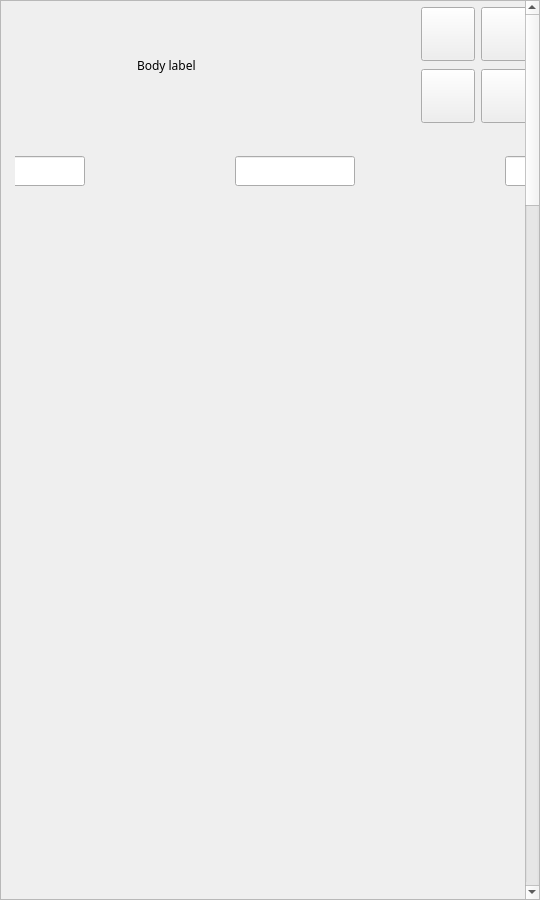
<?xml version="1.0" encoding="UTF-8"?>
<ui version="4.0">
 <class>CardFrame</class>
 <widget class="QWidget" name="CardFrame">
  <property name="geometry">
   <rect>
    <x>0</x>
    <y>0</y>
    <width>540</width>
    <height>900</height>
   </rect>
  </property>
  <property name="minimumSize">
   <size>
    <width>540</width>
    <height>900</height>
   </size>
  </property>
  <property name="maximumSize">
   <size>
    <width>540</width>
    <height>900</height>
   </size>
  </property>
  <property name="sizeIncrement">
   <size>
    <width>0</width>
    <height>0</height>
   </size>
  </property>
  <property name="font">
   <font>
    <family>萝莉体</family>
   </font>
  </property>
  <property name="windowTitle">
   <string>Form</string>
  </property>
  <widget class="SmoothScrollArea" name="SmoothScrollArea">
   <property name="geometry">
    <rect>
     <x>0</x>
     <y>0</y>
     <width>540</width>
     <height>900</height>
    </rect>
   </property>
   <property name="sizePolicy">
    <sizepolicy hsizetype="Expanding" vsizetype="Expanding">
     <horstretch>0</horstretch>
     <verstretch>0</verstretch>
    </sizepolicy>
   </property>
   <property name="minimumSize">
    <size>
     <width>540</width>
     <height>900</height>
    </size>
   </property>
   <property name="maximumSize">
    <size>
     <width>540</width>
     <height>4500</height>
    </size>
   </property>
   <property name="horizontalScrollBarPolicy">
    <enum>Qt::ScrollBarAlwaysOff</enum>
   </property>
   <property name="widgetResizable">
    <bool>false</bool>
   </property>
   <property name="alignment">
    <set>Qt::AlignLeading|Qt::AlignLeft|Qt::AlignVCenter</set>
   </property>
   <widget class="QWidget" name="scrollAreaWidgetContents">
    <property name="geometry">
     <rect>
      <x>0</x>
      <y>0</y>
      <width>538</width>
      <height>4498</height>
     </rect>
    </property>
    <property name="minimumSize">
     <size>
      <width>538</width>
      <height>4498</height>
     </size>
    </property>
    <property name="maximumSize">
     <size>
      <width>538</width>
      <height>4498</height>
     </size>
    </property>
    <widget class="QWidget" name="layoutWidget">
     <property name="geometry">
      <rect>
       <x>3</x>
       <y>3</y>
       <width>542</width>
       <height>1062</height>
      </rect>
     </property>
     <layout class="QGridLayout" name="gridLayout">
      <item row="13" column="0">
       <spacer name="verticalSpacer_7">
        <property name="orientation">
         <enum>Qt::Vertical</enum>
        </property>
        <property name="sizeHint" stdset="0">
         <size>
          <width>515</width>
          <height>0</height>
         </size>
        </property>
       </spacer>
      </item>
      <item row="9" column="0">
       <spacer name="verticalSpacer_5">
        <property name="orientation">
         <enum>Qt::Vertical</enum>
        </property>
        <property name="sizeHint" stdset="0">
         <size>
          <width>515</width>
          <height>0</height>
         </size>
        </property>
       </spacer>
      </item>
      <item row="8" column="0">
       <widget class="ElevatedCardWidget" name="ElevatedCardWidget_5">
        <property name="minimumSize">
         <size>
          <width>520</width>
          <height>120</height>
         </size>
        </property>
        <property name="maximumSize">
         <size>
          <width>520</width>
          <height>120</height>
         </size>
        </property>
       </widget>
      </item>
      <item row="6" column="0">
       <widget class="ElevatedCardWidget" name="ElevatedCardWidget_4">
        <property name="minimumSize">
         <size>
          <width>520</width>
          <height>120</height>
         </size>
        </property>
        <property name="maximumSize">
         <size>
          <width>520</width>
          <height>120</height>
         </size>
        </property>
       </widget>
      </item>
      <item row="3" column="0">
       <spacer name="verticalSpacer_2">
        <property name="orientation">
         <enum>Qt::Vertical</enum>
        </property>
        <property name="sizeHint" stdset="0">
         <size>
          <width>515</width>
          <height>0</height>
         </size>
        </property>
       </spacer>
      </item>
      <item row="1" column="0">
       <spacer name="verticalSpacer_1">
        <property name="orientation">
         <enum>Qt::Vertical</enum>
        </property>
        <property name="sizeHint" stdset="0">
         <size>
          <width>515</width>
          <height>0</height>
         </size>
        </property>
       </spacer>
      </item>
      <item row="12" column="0">
       <widget class="ElevatedCardWidget" name="ElevatedCardWidget_7">
        <property name="minimumSize">
         <size>
          <width>520</width>
          <height>120</height>
         </size>
        </property>
        <property name="maximumSize">
         <size>
          <width>520</width>
          <height>120</height>
         </size>
        </property>
       </widget>
      </item>
      <item row="2" column="0">
       <widget class="ElevatedCardWidget" name="ElevatedCardWidget_2">
        <property name="minimumSize">
         <size>
          <width>520</width>
          <height>120</height>
         </size>
        </property>
        <property name="maximumSize">
         <size>
          <width>520</width>
          <height>120</height>
         </size>
        </property>
        <widget class="QWidget" name="layoutWidget">
         <property name="geometry">
          <rect>
           <x>-50</x>
           <y>0</y>
           <width>660</width>
           <height>118</height>
          </rect>
         </property>
         <layout class="QVBoxLayout" name="verticalLayout">
          <item>
           <spacer name="verticalSpacer">
            <property name="orientation">
             <enum>Qt::Vertical</enum>
            </property>
            <property name="sizeHint" stdset="0">
             <size>
              <width>568</width>
              <height>10</height>
             </size>
            </property>
           </spacer>
          </item>
          <item>
           <layout class="QHBoxLayout" name="horizontalLayout">
            <item>
             <widget class="EditableComboBox" name="EditableComboBox">
              <property name="minimumSize">
               <size>
                <width>120</width>
                <height>30</height>
               </size>
              </property>
              <property name="maximumSize">
               <size>
                <width>120</width>
                <height>30</height>
               </size>
              </property>
             </widget>
            </item>
            <item>
             <spacer name="horizontalSpacer">
              <property name="orientation">
               <enum>Qt::Horizontal</enum>
              </property>
              <property name="sizeHint" stdset="0">
               <size>
                <width>10</width>
                <height>20</height>
               </size>
              </property>
             </spacer>
            </item>
            <item>
             <widget class="IconInfoBadge" name="IconInfoBadge_2">
              <property name="minimumSize">
               <size>
                <width>20</width>
                <height>20</height>
               </size>
              </property>
              <property name="maximumSize">
               <size>
                <width>20</width>
                <height>20</height>
               </size>
              </property>
             </widget>
            </item>
            <item>
             <spacer name="horizontalSpacer_3">
              <property name="orientation">
               <enum>Qt::Horizontal</enum>
              </property>
              <property name="sizeHint" stdset="0">
               <size>
                <width>10</width>
                <height>20</height>
               </size>
              </property>
             </spacer>
            </item>
            <item>
             <widget class="EditableComboBox" name="EditableComboBox_2">
              <property name="minimumSize">
               <size>
                <width>120</width>
                <height>30</height>
               </size>
              </property>
              <property name="maximumSize">
               <size>
                <width>120</width>
                <height>30</height>
               </size>
              </property>
             </widget>
            </item>
            <item>
             <spacer name="horizontalSpacer_5">
              <property name="orientation">
               <enum>Qt::Horizontal</enum>
              </property>
              <property name="sizeHint" stdset="0">
               <size>
                <width>10</width>
                <height>20</height>
               </size>
              </property>
             </spacer>
            </item>
            <item>
             <widget class="IconInfoBadge" name="IconInfoBadge_3">
              <property name="minimumSize">
               <size>
                <width>20</width>
                <height>20</height>
               </size>
              </property>
              <property name="maximumSize">
               <size>
                <width>20</width>
                <height>20</height>
               </size>
              </property>
             </widget>
            </item>
            <item>
             <spacer name="horizontalSpacer_4">
              <property name="orientation">
               <enum>Qt::Horizontal</enum>
              </property>
              <property name="sizeHint" stdset="0">
               <size>
                <width>10</width>
                <height>20</height>
               </size>
              </property>
             </spacer>
            </item>
            <item>
             <widget class="EditableComboBox" name="EditableComboBox_3">
              <property name="minimumSize">
               <size>
                <width>120</width>
                <height>30</height>
               </size>
              </property>
              <property name="maximumSize">
               <size>
                <width>120</width>
                <height>30</height>
               </size>
              </property>
             </widget>
            </item>
           </layout>
          </item>
          <item>
           <spacer name="verticalSpacer_8">
            <property name="orientation">
             <enum>Qt::Vertical</enum>
            </property>
            <property name="sizeHint" stdset="0">
             <size>
              <width>658</width>
              <height>10</height>
             </size>
            </property>
           </spacer>
          </item>
          <item>
           <widget class="PrimarySplitPushButton" name="PrimarySplitPushButton" native="true">
            <property name="minimumSize">
             <size>
              <width>420</width>
              <height>30</height>
             </size>
            </property>
            <property name="maximumSize">
             <size>
              <width>420</width>
              <height>30</height>
             </size>
            </property>
            <property name="text_" stdset="0">
             <string>Primary split push button</string>
            </property>
           </widget>
          </item>
          <item>
           <spacer name="verticalSpacer_9">
            <property name="orientation">
             <enum>Qt::Vertical</enum>
            </property>
            <property name="sizeHint" stdset="0">
             <size>
              <width>618</width>
              <height>10</height>
             </size>
            </property>
           </spacer>
          </item>
         </layout>
        </widget>
       </widget>
      </item>
      <item row="11" column="0">
       <spacer name="verticalSpacer_6">
        <property name="orientation">
         <enum>Qt::Vertical</enum>
        </property>
        <property name="sizeHint" stdset="0">
         <size>
          <width>515</width>
          <height>0</height>
         </size>
        </property>
       </spacer>
      </item>
      <item row="10" column="0">
       <widget class="ElevatedCardWidget" name="ElevatedCardWidget_6">
        <property name="minimumSize">
         <size>
          <width>520</width>
          <height>120</height>
         </size>
        </property>
        <property name="maximumSize">
         <size>
          <width>520</width>
          <height>120</height>
         </size>
        </property>
       </widget>
      </item>
      <item row="4" column="0">
       <widget class="ElevatedCardWidget" name="ElevatedCardWidget_3">
        <property name="minimumSize">
         <size>
          <width>520</width>
          <height>120</height>
         </size>
        </property>
        <property name="maximumSize">
         <size>
          <width>520</width>
          <height>120</height>
         </size>
        </property>
       </widget>
      </item>
      <item row="0" column="0">
       <widget class="ElevatedCardWidget" name="ElevatedCardWidget_1">
        <property name="sizePolicy">
         <sizepolicy hsizetype="Preferred" vsizetype="Preferred">
          <horstretch>0</horstretch>
          <verstretch>0</verstretch>
         </sizepolicy>
        </property>
        <property name="minimumSize">
         <size>
          <width>520</width>
          <height>120</height>
         </size>
        </property>
        <property name="maximumSize">
         <size>
          <width>520</width>
          <height>120</height>
         </size>
        </property>
        <widget class="QWidget" name="layoutWidget">
         <property name="geometry">
          <rect>
           <x>0</x>
           <y>0</y>
           <width>520</width>
           <height>122</height>
          </rect>
         </property>
         <layout class="QGridLayout" name="gridLayout_3">
          <item row="0" column="3">
           <spacer name="horizontalSpacer_2">
            <property name="orientation">
             <enum>Qt::Horizontal</enum>
            </property>
            <property name="sizeHint" stdset="0">
             <size>
              <width>0</width>
              <height>120</height>
             </size>
            </property>
           </spacer>
          </item>
          <item row="0" column="1">
           <spacer name="horizontalSpacer_1">
            <property name="orientation">
             <enum>Qt::Horizontal</enum>
            </property>
            <property name="sizeHint" stdset="0">
             <size>
              <width>0</width>
              <height>120</height>
             </size>
            </property>
           </spacer>
          </item>
          <item row="0" column="2">
           <widget class="BodyLabel" name="BodyLabel">
            <property name="minimumSize">
             <size>
              <width>270</width>
              <height>120</height>
             </size>
            </property>
            <property name="maximumSize">
             <size>
              <width>270</width>
              <height>120</height>
             </size>
            </property>
            <property name="text">
             <string>Body label</string>
            </property>
           </widget>
          </item>
          <item row="0" column="0">
           <widget class="IconInfoBadge" name="IconInfoBadge">
            <property name="minimumSize">
             <size>
              <width>108</width>
              <height>108</height>
             </size>
            </property>
            <property name="maximumSize">
             <size>
              <width>108</width>
              <height>108</height>
             </size>
            </property>
           </widget>
          </item>
          <item row="0" column="4">
           <layout class="QGridLayout" name="gridLayout_2">
            <item row="1" column="1">
             <widget class="TransparentDropDownToolButton" name="TransparentDropDownToolButton_4">
              <property name="minimumSize">
               <size>
                <width>54</width>
                <height>54</height>
               </size>
              </property>
              <property name="maximumSize">
               <size>
                <width>54</width>
                <height>54</height>
               </size>
              </property>
             </widget>
            </item>
            <item row="0" column="0">
             <widget class="TransparentDropDownToolButton" name="TransparentDropDownToolButton_1">
              <property name="minimumSize">
               <size>
                <width>54</width>
                <height>54</height>
               </size>
              </property>
              <property name="maximumSize">
               <size>
                <width>54</width>
                <height>54</height>
               </size>
              </property>
             </widget>
            </item>
            <item row="1" column="0">
             <widget class="TransparentDropDownToolButton" name="TransparentDropDownToolButton_3">
              <property name="minimumSize">
               <size>
                <width>54</width>
                <height>54</height>
               </size>
              </property>
              <property name="maximumSize">
               <size>
                <width>54</width>
                <height>54</height>
               </size>
              </property>
             </widget>
            </item>
            <item row="0" column="1">
             <widget class="TransparentDropDownToolButton" name="TransparentDropDownToolButton_2">
              <property name="minimumSize">
               <size>
                <width>54</width>
                <height>54</height>
               </size>
              </property>
              <property name="maximumSize">
               <size>
                <width>54</width>
                <height>54</height>
               </size>
              </property>
             </widget>
            </item>
           </layout>
          </item>
         </layout>
        </widget>
       </widget>
      </item>
      <item row="7" column="0">
       <spacer name="verticalSpacer_4">
        <property name="orientation">
         <enum>Qt::Vertical</enum>
        </property>
        <property name="sizeHint" stdset="0">
         <size>
          <width>515</width>
          <height>0</height>
         </size>
        </property>
       </spacer>
      </item>
      <item row="14" column="0">
       <widget class="ElevatedCardWidget" name="ElevatedCardWidget_8">
        <property name="minimumSize">
         <size>
          <width>520</width>
          <height>120</height>
         </size>
        </property>
        <property name="maximumSize">
         <size>
          <width>520</width>
          <height>120</height>
         </size>
        </property>
       </widget>
      </item>
      <item row="5" column="0">
       <spacer name="verticalSpacer_3">
        <property name="orientation">
         <enum>Qt::Vertical</enum>
        </property>
        <property name="sizeHint" stdset="0">
         <size>
          <width>515</width>
          <height>0</height>
         </size>
        </property>
       </spacer>
      </item>
     </layout>
    </widget>
   </widget>
  </widget>
 </widget>
 <customwidgets>
  <customwidget>
   <class>CardWidget</class>
   <extends>QFrame</extends>
   <header>qfluentwidgets</header>
   <container>1</container>
  </customwidget>
  <customwidget>
   <class>SimpleCardWidget</class>
   <extends>CardWidget</extends>
   <header>qfluentwidgets</header>
   <container>1</container>
  </customwidget>
  <customwidget>
   <class>ElevatedCardWidget</class>
   <extends>SimpleCardWidget</extends>
   <header>qfluentwidgets</header>
   <container>1</container>
  </customwidget>
  <customwidget>
   <class>BodyLabel</class>
   <extends>QLabel</extends>
   <header>qfluentwidgets</header>
  </customwidget>
  <customwidget>
   <class>SmoothScrollArea</class>
   <extends>QScrollArea</extends>
   <header>qfluentwidgets</header>
   <container>1</container>
  </customwidget>
  <customwidget>
   <class>InfoBadge</class>
   <extends>QLabel</extends>
   <header>qfluentwidgets</header>
  </customwidget>
  <customwidget>
   <class>IconInfoBadge</class>
   <extends>InfoBadge</extends>
   <header>qfluentwidgets</header>
  </customwidget>
  <customwidget>
   <class>SplitPushButton</class>
   <extends>QWidget</extends>
   <header>qfluentwidgets</header>
  </customwidget>
  <customwidget>
   <class>PrimarySplitPushButton</class>
   <extends>SplitPushButton</extends>
   <header>qfluentwidgets</header>
  </customwidget>
  <customwidget>
   <class>ToolButton</class>
   <extends>QToolButton</extends>
   <header>qfluentwidgets</header>
  </customwidget>
  <customwidget>
   <class>DropDownToolButton</class>
   <extends>ToolButton</extends>
   <header>qfluentwidgets</header>
  </customwidget>
  <customwidget>
   <class>TransparentDropDownToolButton</class>
   <extends>DropDownToolButton</extends>
   <header>qfluentwidgets</header>
  </customwidget>
  <customwidget>
   <class>LineEdit</class>
   <extends>QLineEdit</extends>
   <header>qfluentwidgets</header>
  </customwidget>
  <customwidget>
   <class>EditableComboBox</class>
   <extends>LineEdit</extends>
   <header>qfluentwidgets</header>
  </customwidget>
 </customwidgets>
 <resources/>
 <connections/>
</ui>
